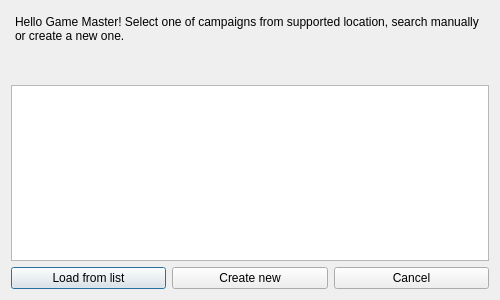
<?xml version="1.0" encoding="UTF-8"?>
<ui version="4.0">
 <class>WelcomeDialog</class>
 <widget class="QDialog" name="WelcomeDialog">
  <property name="geometry">
   <rect>
    <x>0</x>
    <y>0</y>
    <width>500</width>
    <height>300</height>
   </rect>
  </property>
  <property name="sizePolicy">
   <sizepolicy hsizetype="Preferred" vsizetype="Preferred">
    <horstretch>0</horstretch>
    <verstretch>0</verstretch>
   </sizepolicy>
  </property>
  <property name="focusPolicy">
   <enum>Qt::NoFocus</enum>
  </property>
  <property name="windowTitle">
   <string>Game Master's Notepad</string>
  </property>
  <layout class="QVBoxLayout" name="verticalLayout_2">
   <item>
    <widget class="QTextEdit" name="welcomeTextEdit">
     <property name="sizePolicy">
      <sizepolicy hsizetype="Preferred" vsizetype="Maximum">
       <horstretch>0</horstretch>
       <verstretch>0</verstretch>
      </sizepolicy>
     </property>
     <property name="autoFillBackground">
      <bool>false</bool>
     </property>
     <property name="styleSheet">
      <string notr="true">background-color: rgba(255, 255, 255, 0);</string>
     </property>
     <property name="frameShape">
      <enum>QFrame::NoFrame</enum>
     </property>
     <property name="frameShadow">
      <enum>QFrame::Sunken</enum>
     </property>
     <property name="verticalScrollBarPolicy">
      <enum>Qt::ScrollBarAlwaysOff</enum>
     </property>
     <property name="horizontalScrollBarPolicy">
      <enum>Qt::ScrollBarAlwaysOff</enum>
     </property>
     <property name="sizeAdjustPolicy">
      <enum>QAbstractScrollArea::AdjustToContents</enum>
     </property>
     <property name="autoFormatting">
      <set>QTextEdit::AutoNone</set>
     </property>
     <property name="undoRedoEnabled">
      <bool>false</bool>
     </property>
     <property name="readOnly">
      <bool>true</bool>
     </property>
     <property name="html">
      <string>&lt;!DOCTYPE HTML PUBLIC &quot;-//W3C//DTD HTML 4.0//EN&quot; &quot;http://www.w3.org/TR/REC-html40/strict.dtd&quot;&gt;
&lt;html&gt;&lt;head&gt;&lt;meta name=&quot;qrichtext&quot; content=&quot;1&quot; /&gt;&lt;style type=&quot;text/css&quot;&gt;
p, li { white-space: pre-wrap; }
&lt;/style&gt;&lt;/head&gt;&lt;body style=&quot; font-family:'Sans Serif'; font-size:9pt; font-weight:400; font-style:normal;&quot;&gt;
&lt;p style=&quot; margin-top:6px; margin-bottom:6px; margin-left:0px; margin-right:0px; -qt-block-indent:0; text-indent:0px;&quot;&gt;Hello Game Master! Select one of campaigns from supported location, search manually or create a new one.&lt;/p&gt;&lt;/body&gt;&lt;/html&gt;</string>
     </property>
     <property name="textInteractionFlags">
      <set>Qt::NoTextInteraction</set>
     </property>
    </widget>
   </item>
   <item>
    <widget class="QTableView" name="campaignsTableView">
     <property name="editTriggers">
      <set>QAbstractItemView::NoEditTriggers</set>
     </property>
     <property name="selectionMode">
      <enum>QAbstractItemView::SingleSelection</enum>
     </property>
     <property name="selectionBehavior">
      <enum>QAbstractItemView::SelectRows</enum>
     </property>
     <property name="sortingEnabled">
      <bool>true</bool>
     </property>
     <attribute name="horizontalHeaderShowSortIndicator" stdset="0">
      <bool>true</bool>
     </attribute>
     <attribute name="horizontalHeaderStretchLastSection">
      <bool>false</bool>
     </attribute>
     <attribute name="verticalHeaderVisible">
      <bool>false</bool>
     </attribute>
     <attribute name="verticalHeaderStretchLastSection">
      <bool>false</bool>
     </attribute>
    </widget>
   </item>
   <item>
    <layout class="QHBoxLayout" name="horizontalLayout">
     <item>
      <widget class="QPushButton" name="load_from_list_button">
       <property name="text">
        <string>Load from list</string>
       </property>
      </widget>
     </item>
     <item>
      <widget class="QPushButton" name="create_new_button">
       <property name="text">
        <string>Create new</string>
       </property>
      </widget>
     </item>
     <item>
      <widget class="QPushButton" name="cancel_button">
       <property name="text">
        <string>Cancel</string>
       </property>
      </widget>
     </item>
    </layout>
   </item>
  </layout>
 </widget>
 <resources/>
 <connections>
  <connection>
   <sender>cancel_button</sender>
   <signal>clicked()</signal>
   <receiver>WelcomeDialog</receiver>
   <slot>onCancelButtonClicked()</slot>
   <hints>
    <hint type="sourcelabel">
     <x>328</x>
     <y>278</y>
    </hint>
    <hint type="destinationlabel">
     <x>199</x>
     <y>149</y>
    </hint>
   </hints>
  </connection>
  <connection>
   <sender>load_from_list_button</sender>
   <signal>clicked()</signal>
   <receiver>WelcomeDialog</receiver>
   <slot>onLoadFromListButtonClicked()</slot>
   <hints>
    <hint type="sourcelabel">
     <x>87</x>
     <y>278</y>
    </hint>
    <hint type="destinationlabel">
     <x>249</x>
     <y>149</y>
    </hint>
   </hints>
  </connection>
  <connection>
   <sender>create_new_button</sender>
   <signal>clicked()</signal>
   <receiver>WelcomeDialog</receiver>
   <slot>onCreateNewButtonClicked()</slot>
   <hints>
    <hint type="sourcelabel">
     <x>249</x>
     <y>278</y>
    </hint>
    <hint type="destinationlabel">
     <x>249</x>
     <y>149</y>
    </hint>
   </hints>
  </connection>
 </connections>
 <slots>
  <slot>onCancelButtonClicked()</slot>
  <slot>onCreateNewButtonClicked()</slot>
  <slot>onLoadFromListButtonClicked()</slot>
 </slots>
</ui>
